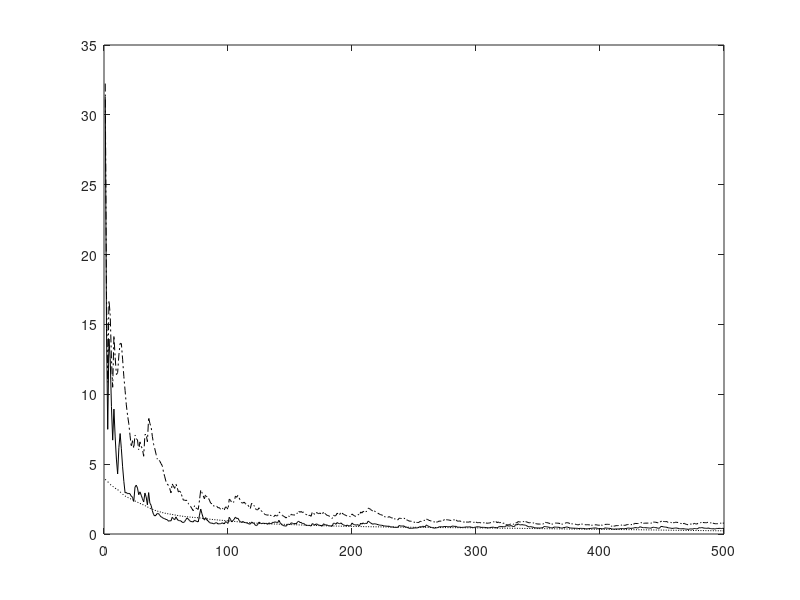

Recreate this plot in MATLAB. (Note: this script raises an error after producing the figure.)
% A^(1/2) - Comparison of Adaptive Square Root of A Algorithms

function A1;

clear all;
close all;

% Number of samples N and dimension D
nSamples = 500;
nDim     = 10;
nEpochs  = 1;
randn('state',0);

% Generate the covX random matrices
covX = 3*...
[ 0.0910   0.0380  -0.0530  -0.0050   0.0100  -0.1360   0.1550   0.0300   0.0020   0.0320 ; ...
  0.0380   0.3730   0.0180  -0.0280  -0.0110  -0.3670   0.1540  -0.0570  -0.0310  -0.0650 ; ...
 -0.0530   0.0180   1.4300   0.0170   0.0550  -0.4500  -0.0380  -0.2980  -0.0410  -0.0300 ; ...
 -0.0050  -0.0280   0.0170   0.0840  -0.0050   0.0160   0.0420  -0.0220   0.0010   0.0050 ; ...
  0.0100  -0.0110   0.0550  -0.0050   0.0710   0.0880   0.0580  -0.0690  -0.0080   0.0030 ; ...
 -0.1360  -0.3670  -0.4500   0.0160   0.0880   5.7200  -0.5440  -0.2480   0.0050   0.0950 ; ...
  0.1550   0.1540  -0.0380   0.0420   0.0580  -0.5440   2.7500  -0.3430  -0.0110  -0.1200 ; ...
  0.0300  -0.0570  -0.2980  -0.0220  -0.0690  -0.2480  -0.3430   1.4500   0.0780   0.0280 ; ...
  0.0020  -0.0310  -0.0410   0.0010  -0.0080   0.0050  -0.0110   0.0780   0.0670   0.0150 ; ...
  0.0320  -0.0650  -0.0300   0.0050   0.0030   0.0950  -0.1200   0.0280   0.0150   0.3410 ];

% Compute data
[V1,D1] = eig(covX);
[d,in] = sort(diag(D1));
V = zeros(nDim,nDim);
D = zeros(nDim,nDim);
for i = 1 : nDim
    V(:,i) = V1(:,in(nDim+1-i));
    D(i,i) = D1(in(nDim+1-i),in(nDim+1-i));
end
x(1:nDim, 1:nSamples) = V * sqrt(D) * randn(nDim,nSamples);

% Compute Corrl matrix and eigen vectors
corX = zeros(nDim,nDim);
for i = 1 : nSamples
    corX = corX + x(:,i)*x(:,i)' / nSamples;
end
[V1,D1] = eig(corX);
[d,in] = sort(diag(D1));
V = zeros(nDim,nDim);
D = zeros(nDim,nDim);
for i = 1 : nDim
    V(:,i) = V1(:,in(nDim+1-i));
    D(i,i) = D1(in(nDim+1-i),in(nDim+1-i));
end
corX
diag(D)'
Ah = V * sqrt(D) * V';

% Adaptive algorithm
A  = zeros(nDim,nDim);
W1 = eye(nDim,nDim);
W2 = W1;
W3 = W1;

for epoch = 1 : nEpochs
    for iter = 1 : nSamples
        cnt = nSamples*(epoch-1) + iter;
      
        A = A + (1.0/cnt)*((x(:,iter) * x(:,iter)') - A);
        etat1 = 1.0/(50 + cnt);
        etat2 = 1.0/(100 + cnt);
      
        % Algorithm 1
        W1 = W1 + etat1 * (W1*A - W1*(W1'*W1));
      
        % Algorithm 2
        W2 = W2 + etat1 * (A*W2 - W2*(W2'*W2));
      
        % Algorithm 3
        W3 = W3 + etat2 * (A - W3*W3);
      
        err1(cnt) = norm(A - W1'*W1, 'fro');
        err2(cnt) = norm(A - W2*W2', 'fro');
        err3(cnt) = norm(A - W3*W3, 'fro');
        err4(cnt) = norm(Ah - W3, 'fro');
        ind(cnt)  = cnt;
    end
end

% Plot the convergence results
figure(1);
%plot(ind, err1, 'k-'); hold on;
plot(ind, err2, 'k-'); hold on;
plot(ind, err3, 'k-.'); hold on;
plot(ind, err4, 'k:'); hold on;
legend('Meth.1 (Eq.(48)) / Meth.2 (Eq.(49))','Meth.3-1 (Eq.(50))','Meth.3-2 (Eq.(51))',0);
xlabel('Number of Samples');
ylabel('Error');
hold off;

norm(W1'*W1 - A, 'fro')
norm(W2*W2' - A, 'fro')
norm(W3*W3  - A, 'fro')
norm(W3  - Ah, 'fro')

  
